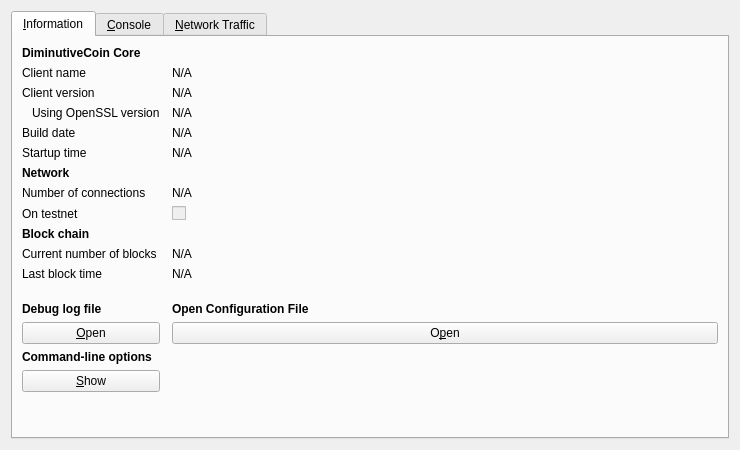
<?xml version="1.0" encoding="UTF-8"?>
<ui version="4.0">
 <class>RPCConsole</class>
 <widget class="QDialog" name="RPCConsole">
  <property name="geometry">
   <rect>
    <x>0</x>
    <y>0</y>
    <width>740</width>
    <height>450</height>
   </rect>
  </property>
  <property name="windowTitle">
   <string>DiminutiveCoin - Debug window</string>
  </property>
  <layout class="QVBoxLayout" name="verticalLayout_2">
   <item>
    <widget class="QTabWidget" name="tabWidget">
     <property name="currentIndex">
      <number>0</number>
     </property>
     <widget class="QWidget" name="tab_info">
      <attribute name="title">
       <string>&amp;Information</string>
      </attribute>
      <layout class="QGridLayout" name="gridLayout" columnstretch="0,1">
       <property name="horizontalSpacing">
        <number>12</number>
       </property>
       <item row="0" column="0">
        <widget class="QLabel" name="label_9">
         <property name="font">
          <font>
           <weight>75</weight>
           <bold>true</bold>
          </font>
         </property>
         <property name="text">
          <string>DiminutiveCoin Core</string>
         </property>
        </widget>
       </item>
       <item row="1" column="0">
        <widget class="QLabel" name="label_5">
         <property name="text">
          <string>Client name</string>
         </property>
        </widget>
       </item>
       <item row="1" column="1">
        <widget class="QLabel" name="clientName">
         <property name="cursor">
          <cursorShape>IBeamCursor</cursorShape>
         </property>
         <property name="text">
          <string>N/A</string>
         </property>
         <property name="textFormat">
          <enum>Qt::PlainText</enum>
         </property>
         <property name="textInteractionFlags">
          <set>Qt::LinksAccessibleByMouse|Qt::TextSelectableByKeyboard|Qt::TextSelectableByMouse</set>
         </property>
        </widget>
       </item>
       <item row="2" column="0">
        <widget class="QLabel" name="label_6">
         <property name="text">
          <string>Client version</string>
         </property>
        </widget>
       </item>
       <item row="2" column="1">
        <widget class="QLabel" name="clientVersion">
         <property name="cursor">
          <cursorShape>IBeamCursor</cursorShape>
         </property>
         <property name="text">
          <string>N/A</string>
         </property>
         <property name="textFormat">
          <enum>Qt::PlainText</enum>
         </property>
         <property name="textInteractionFlags">
          <set>Qt::LinksAccessibleByMouse|Qt::TextSelectableByKeyboard|Qt::TextSelectableByMouse</set>
         </property>
        </widget>
       </item>
       <item row="3" column="0">
        <widget class="QLabel" name="label_14">
         <property name="text">
          <string>Using OpenSSL version</string>
         </property>
         <property name="indent">
          <number>10</number>
         </property>
        </widget>
       </item>
       <item row="3" column="1">
        <widget class="QLabel" name="openSSLVersion">
         <property name="cursor">
          <cursorShape>IBeamCursor</cursorShape>
         </property>
         <property name="text">
          <string>N/A</string>
         </property>
         <property name="textFormat">
          <enum>Qt::PlainText</enum>
         </property>
         <property name="textInteractionFlags">
          <set>Qt::LinksAccessibleByMouse|Qt::TextSelectableByKeyboard|Qt::TextSelectableByMouse</set>
         </property>
        </widget>
       </item>
       <item row="4" column="0">
        <widget class="QLabel" name="label_12">
         <property name="text">
          <string>Build date</string>
         </property>
        </widget>
       </item>
       <item row="4" column="1">
        <widget class="QLabel" name="buildDate">
         <property name="cursor">
          <cursorShape>IBeamCursor</cursorShape>
         </property>
         <property name="text">
          <string>N/A</string>
         </property>
         <property name="textFormat">
          <enum>Qt::PlainText</enum>
         </property>
         <property name="textInteractionFlags">
          <set>Qt::LinksAccessibleByMouse|Qt::TextSelectableByKeyboard|Qt::TextSelectableByMouse</set>
         </property>
        </widget>
       </item>
       <item row="5" column="0">
        <widget class="QLabel" name="label_13">
         <property name="text">
          <string>Startup time</string>
         </property>
        </widget>
       </item>
       <item row="5" column="1">
        <widget class="QLabel" name="startupTime">
         <property name="cursor">
          <cursorShape>IBeamCursor</cursorShape>
         </property>
         <property name="text">
          <string>N/A</string>
         </property>
         <property name="textFormat">
          <enum>Qt::PlainText</enum>
         </property>
         <property name="textInteractionFlags">
          <set>Qt::LinksAccessibleByMouse|Qt::TextSelectableByKeyboard|Qt::TextSelectableByMouse</set>
         </property>
        </widget>
       </item>
       <item row="6" column="0">
        <widget class="QLabel" name="label_11">
         <property name="font">
          <font>
           <weight>75</weight>
           <bold>true</bold>
          </font>
         </property>
         <property name="text">
          <string>Network</string>
         </property>
        </widget>
       </item>
       <item row="7" column="0">
        <widget class="QLabel" name="label_7">
         <property name="text">
          <string>Number of connections</string>
         </property>
        </widget>
       </item>
       <item row="7" column="1">
        <widget class="QLabel" name="numberOfConnections">
         <property name="cursor">
          <cursorShape>IBeamCursor</cursorShape>
         </property>
         <property name="text">
          <string>N/A</string>
         </property>
         <property name="textFormat">
          <enum>Qt::PlainText</enum>
         </property>
         <property name="textInteractionFlags">
          <set>Qt::LinksAccessibleByMouse|Qt::TextSelectableByKeyboard|Qt::TextSelectableByMouse</set>
         </property>
        </widget>
       </item>
       <item row="8" column="0">
        <widget class="QLabel" name="label_8">
         <property name="text">
          <string>On testnet</string>
         </property>
        </widget>
       </item>
       <item row="8" column="1">
        <widget class="QCheckBox" name="isTestNet">
         <property name="enabled">
          <bool>false</bool>
         </property>
         <property name="text">
          <string/>
         </property>
        </widget>
       </item>
       <item row="9" column="0">
        <widget class="QLabel" name="label_10">
         <property name="font">
          <font>
           <weight>75</weight>
           <bold>true</bold>
          </font>
         </property>
         <property name="text">
          <string>Block chain</string>
         </property>
        </widget>
       </item>
       <item row="10" column="0">
        <widget class="QLabel" name="label_3">
         <property name="text">
          <string>Current number of blocks</string>
         </property>
        </widget>
       </item>
       <item row="10" column="1">
        <widget class="QLabel" name="numberOfBlocks">
         <property name="cursor">
          <cursorShape>IBeamCursor</cursorShape>
         </property>
         <property name="text">
          <string>N/A</string>
         </property>
         <property name="textFormat">
          <enum>Qt::PlainText</enum>
         </property>
         <property name="textInteractionFlags">
          <set>Qt::LinksAccessibleByMouse|Qt::TextSelectableByKeyboard|Qt::TextSelectableByMouse</set>
         </property>
        </widget>
       </item>
       <item row="11" column="0">
        <widget class="QLabel" name="label_2">
         <property name="text">
          <string>Last block time</string>
         </property>
        </widget>
       </item>
       <item row="11" column="1">
        <widget class="QLabel" name="lastBlockTime">
         <property name="cursor">
          <cursorShape>IBeamCursor</cursorShape>
         </property>
         <property name="text">
          <string>N/A</string>
         </property>
         <property name="textFormat">
          <enum>Qt::PlainText</enum>
         </property>
         <property name="textInteractionFlags">
          <set>Qt::LinksAccessibleByMouse|Qt::TextSelectableByKeyboard|Qt::TextSelectableByMouse</set>
         </property>
        </widget>
       </item>
       <item row="12" column="0">
        <spacer name="verticalSpacer_2">
         <property name="orientation">
          <enum>Qt::Vertical</enum>
         </property>
         <property name="sizeHint" stdset="0">
          <size>
           <width>20</width>
           <height>20</height>
          </size>
         </property>
        </spacer>
       </item>
       <item row="13" column="0">
        <widget class="QLabel" name="labelDebugLogfile">
         <property name="font">
          <font>
           <weight>75</weight>
           <bold>true</bold>
          </font>
         </property>
         <property name="text">
          <string>Debug log file</string>
         </property>
        </widget>
       </item>
       <item row="13" column="1">
        <widget class="QLabel" name="labelConfigFile">
         <property name="text">
          <string>&lt;html&gt;&lt;head/&gt;&lt;body&gt;&lt;p&gt;&lt;span style=&quot; font-weight:600;&quot;&gt;Open Configuration File&lt;/span&gt;&lt;/p&gt;&lt;/body&gt;&lt;/html&gt;</string>
         </property>
        </widget>
       </item>
       <item row="14" column="0">
        <widget class="QPushButton" name="openDebugLogfileButton">
         <property name="toolTip">
          <string>Open the DiminutiveCoin debug log file from the current data directory. This can take a few seconds for large log files.</string>
         </property>
         <property name="text">
          <string>&amp;Open</string>
         </property>
         <property name="autoDefault">
          <bool>false</bool>
         </property>
        </widget>
       </item>
       <item row="14" column="1">
        <widget class="QPushButton" name="openConfigurationfileButton">
         <property name="toolTip">
          <string>Open the DiminutiveCoin configuration file from the current data directory.</string>
         </property>
         <property name="styleSheet">
          <string notr="true"/>
         </property>
         <property name="text">
          <string>O&amp;pen</string>
         </property>
         <property name="autoDefault">
          <bool>false</bool>
         </property>
        </widget>
       </item>
       <item row="15" column="0">
        <widget class="QLabel" name="labelCLOptions">
         <property name="font">
          <font>
           <weight>75</weight>
           <bold>true</bold>
          </font>
         </property>
         <property name="text">
          <string>Command-line options</string>
         </property>
        </widget>
       </item>
       <item row="16" column="0">
        <widget class="QPushButton" name="showCLOptionsButton">
         <property name="toolTip">
          <string>Show the DiminutiveCoin-Qt help message to get a list with possible DiminutiveCoin command-line options.</string>
         </property>
         <property name="text">
          <string>&amp;Show</string>
         </property>
         <property name="autoDefault">
          <bool>false</bool>
         </property>
        </widget>
       </item>
       <item row="17" column="0">
        <spacer name="verticalSpacer">
         <property name="orientation">
          <enum>Qt::Vertical</enum>
         </property>
         <property name="sizeHint" stdset="0">
          <size>
           <width>20</width>
           <height>40</height>
          </size>
         </property>
        </spacer>
       </item>
      </layout>
     </widget>
     <widget class="QWidget" name="tab_console">
      <attribute name="title">
       <string>&amp;Console</string>
      </attribute>
      <layout class="QVBoxLayout" name="verticalLayout_3">
       <property name="spacing">
        <number>3</number>
       </property>
       <item>
        <widget class="QTextEdit" name="messagesWidget">
         <property name="minimumSize">
          <size>
           <width>0</width>
           <height>100</height>
          </size>
         </property>
         <property name="readOnly">
          <bool>true</bool>
         </property>
         <property name="tabKeyNavigation" stdset="0">
          <bool>false</bool>
         </property>
         <property name="columnCount" stdset="0">
          <number>2</number>
         </property>
        </widget>
       </item>
       <item>
        <layout class="QHBoxLayout" name="horizontalLayout">
         <property name="spacing">
          <number>3</number>
         </property>
         <item>
          <widget class="QLabel" name="label">
           <property name="text">
            <string notr="true">&gt;</string>
           </property>
          </widget>
         </item>
         <item>
          <widget class="QLineEdit" name="lineEdit"/>
         </item>
         <item>
          <widget class="QPushButton" name="clearButton">
           <property name="maximumSize">
            <size>
             <width>24</width>
             <height>24</height>
            </size>
           </property>
           <property name="toolTip">
            <string>Clear console</string>
           </property>
           <property name="text">
            <string/>
           </property>
           <property name="icon">
            <iconset resource="../diminutivecoin.qrc">
             <normaloff>:/icons/remove</normaloff>:/icons/remove</iconset>
           </property>
           <property name="shortcut">
            <string notr="true">Ctrl+L</string>
           </property>
           <property name="autoDefault">
            <bool>false</bool>
           </property>
          </widget>
         </item>
        </layout>
       </item>
      </layout>
     </widget>
     <widget class="QWidget" name="tab">
      <attribute name="title">
       <string>&amp;Network Traffic</string>
      </attribute>
      <layout class="QHBoxLayout" name="horizontalLayout_3">
       <item>
        <layout class="QVBoxLayout" name="verticalLayout_4">
         <item>
          <widget class="TrafficGraphWidget" name="trafficGraph" native="true">
           <property name="sizePolicy">
            <sizepolicy hsizetype="Expanding" vsizetype="Expanding">
             <horstretch>0</horstretch>
             <verstretch>0</verstretch>
            </sizepolicy>
           </property>
          </widget>
         </item>
         <item>
          <layout class="QHBoxLayout" name="horizontalLayout_2">
           <item>
            <widget class="QSlider" name="sldGraphRange">
             <property name="minimum">
              <number>1</number>
             </property>
             <property name="maximum">
              <number>288</number>
             </property>
             <property name="pageStep">
              <number>12</number>
             </property>
             <property name="value">
              <number>6</number>
             </property>
             <property name="orientation">
              <enum>Qt::Horizontal</enum>
             </property>
            </widget>
           </item>
           <item>
            <widget class="QLabel" name="lblGraphRange">
             <property name="minimumSize">
              <size>
               <width>100</width>
               <height>0</height>
              </size>
             </property>
             <property name="alignment">
              <set>Qt::AlignCenter</set>
             </property>
            </widget>
           </item>
           <item>
            <widget class="QPushButton" name="btnClearTrafficGraph">
             <property name="text">
              <string>&amp;Clear</string>
             </property>
            </widget>
           </item>
          </layout>
         </item>
        </layout>
       </item>
       <item>
        <layout class="QVBoxLayout" name="verticalLayout">
         <item>
          <widget class="QGroupBox" name="groupBox">
           <property name="title">
            <string>Totals</string>
           </property>
           <layout class="QVBoxLayout" name="verticalLayout_5">
            <item>
             <layout class="QHBoxLayout" name="horizontalLayout_4">
              <item>
               <widget class="Line" name="line">
                <property name="sizePolicy">
                 <sizepolicy hsizetype="Fixed" vsizetype="Fixed">
                  <horstretch>0</horstretch>
                  <verstretch>0</verstretch>
                 </sizepolicy>
                </property>
                <property name="minimumSize">
                 <size>
                  <width>10</width>
                  <height>0</height>
                 </size>
                </property>
                <property name="palette">
                 <palette>
                  <active>
                   <colorrole role="Light">
                    <brush brushstyle="SolidPattern">
                     <color alpha="255">
                      <red>0</red>
                      <green>255</green>
                      <blue>0</blue>
                     </color>
                    </brush>
                   </colorrole>
                  </active>
                  <inactive>
                   <colorrole role="Light">
                    <brush brushstyle="SolidPattern">
                     <color alpha="255">
                      <red>0</red>
                      <green>255</green>
                      <blue>0</blue>
                     </color>
                    </brush>
                   </colorrole>
                  </inactive>
                  <disabled>
                   <colorrole role="Light">
                    <brush brushstyle="SolidPattern">
                     <color alpha="255">
                      <red>0</red>
                      <green>255</green>
                      <blue>0</blue>
                     </color>
                    </brush>
                   </colorrole>
                  </disabled>
                 </palette>
                </property>
                <property name="orientation">
                 <enum>Qt::Horizontal</enum>
                </property>
               </widget>
              </item>
              <item>
               <widget class="QLabel" name="label_16">
                <property name="text">
                 <string>In:</string>
                </property>
               </widget>
              </item>
              <item>
               <widget class="QLabel" name="lblBytesIn">
                <property name="minimumSize">
                 <size>
                  <width>50</width>
                  <height>0</height>
                 </size>
                </property>
                <property name="alignment">
                 <set>Qt::AlignRight|Qt::AlignTrailing|Qt::AlignVCenter</set>
                </property>
               </widget>
              </item>
             </layout>
            </item>
            <item>
             <layout class="QHBoxLayout" name="horizontalLayout_5">
              <item>
               <widget class="Line" name="line_2">
                <property name="sizePolicy">
                 <sizepolicy hsizetype="Fixed" vsizetype="Fixed">
                  <horstretch>0</horstretch>
                  <verstretch>0</verstretch>
                 </sizepolicy>
                </property>
                <property name="minimumSize">
                 <size>
                  <width>10</width>
                  <height>0</height>
                 </size>
                </property>
                <property name="palette">
                 <palette>
                  <active>
                   <colorrole role="Light">
                    <brush brushstyle="SolidPattern">
                     <color alpha="255">
                      <red>255</red>
                      <green>0</green>
                      <blue>0</blue>
                     </color>
                    </brush>
                   </colorrole>
                  </active>
                  <inactive>
                   <colorrole role="Light">
                    <brush brushstyle="SolidPattern">
                     <color alpha="255">
                      <red>255</red>
                      <green>0</green>
                      <blue>0</blue>
                     </color>
                    </brush>
                   </colorrole>
                  </inactive>
                  <disabled>
                   <colorrole role="Light">
                    <brush brushstyle="SolidPattern">
                     <color alpha="255">
                      <red>255</red>
                      <green>0</green>
                      <blue>0</blue>
                     </color>
                    </brush>
                   </colorrole>
                  </disabled>
                 </palette>
                </property>
                <property name="orientation">
                 <enum>Qt::Horizontal</enum>
                </property>
               </widget>
              </item>
              <item>
               <widget class="QLabel" name="label_17">
                <property name="text">
                 <string>Out:</string>
                </property>
               </widget>
              </item>
              <item>
               <widget class="QLabel" name="lblBytesOut">
                <property name="minimumSize">
                 <size>
                  <width>50</width>
                  <height>0</height>
                 </size>
                </property>
                <property name="alignment">
                 <set>Qt::AlignRight|Qt::AlignTrailing|Qt::AlignVCenter</set>
                </property>
               </widget>
              </item>
             </layout>
            </item>
            <item>
             <spacer name="verticalSpacer_4">
              <property name="orientation">
               <enum>Qt::Vertical</enum>
              </property>
              <property name="sizeHint" stdset="0">
               <size>
                <width>20</width>
                <height>407</height>
               </size>
              </property>
             </spacer>
            </item>
           </layout>
          </widget>
         </item>
        </layout>
       </item>
      </layout>
     </widget>
    </widget>
   </item>
  </layout>
 </widget>
 <customwidgets>
  <customwidget>
   <class>TrafficGraphWidget</class>
   <extends>QWidget</extends>
   <header>trafficgraphwidget.h</header>
   <container>1</container>
   <slots>
    <slot>clear()</slot>
   </slots>
  </customwidget>
 </customwidgets>
 <resources>
  <include location="../diminutivecoin.qrc"/>
 </resources>
 <connections/>
</ui>
